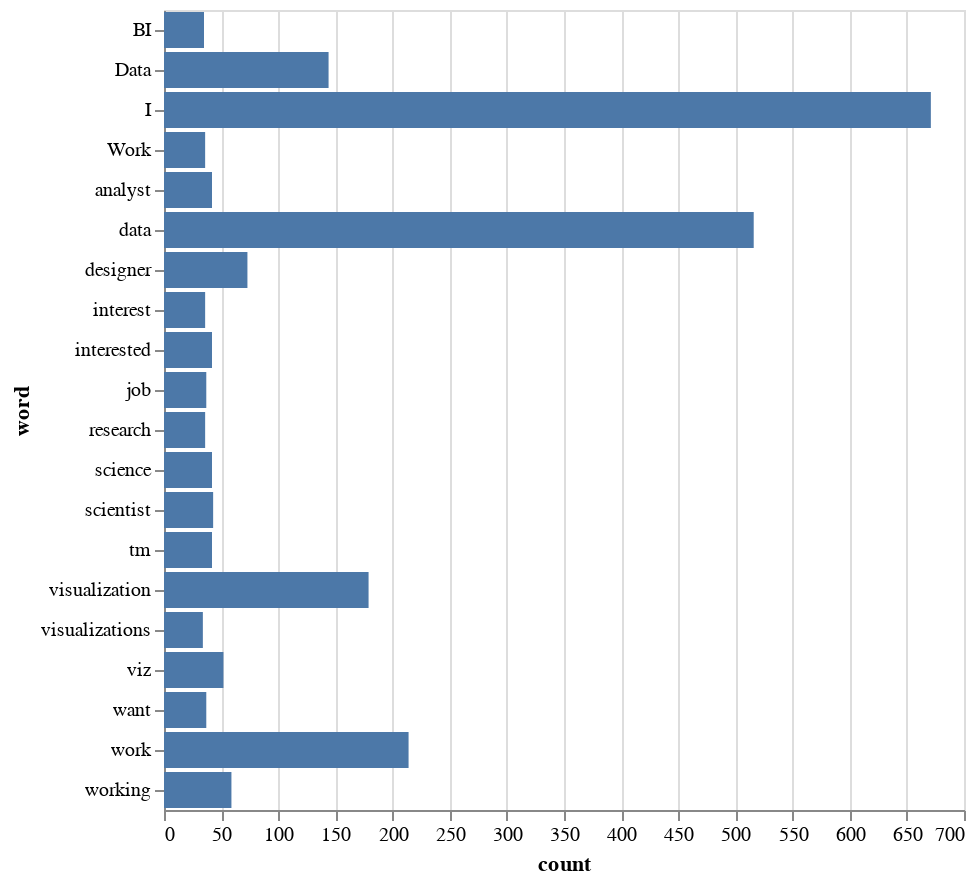

Here is the notebook cell this chart was saved with:
### Code cell
# dataframe from the word frequencies
df = pd.DataFrame(words_frequency, columns=['word', 'count'])

# we want to focus just on the top 20 words
df_top = df[:20]

# draw horizontal barchart 
alt.Chart(df_top).mark_bar().encode(
  x = 'count:Q',
  y = 'word:N'
)

### Figure 1 — Vega-Lite specification as saved in the notebook (floating-point values rounded to 4 significant figures)
{"config": {"view": {"continuousWidth": 400, "continuousHeight": 300}}, "data": {"name": "data-e79426e67f81b72ad9e5eddd1ed2924f"}, "mark": "bar", "encoding": {"x": {"type": "quantitative", "field": "count"}, "y": {"type": "nominal", "field": "word"}}, "$schema": "https://vega.github.io/schema/vega-lite/v4.8.1.json", "datasets": {"data-e79426e67f81b72ad9e5eddd1ed2924f": [{"word": "I", "count": 671}, {"word": "data", "count": 516}, {"word": "work", "count": 214}, {"word": "visualization", "count": 179}, {"word": "Data", "count": 144}, {"word": "designer", "count": 73}, {"word": "working", "count": 59}, {"word": "viz", "count": 52}, {"word": "scientist", "count": 43}, {"word": "science", "count": 42}, {"word": "interested", "count": 42}, {"word": "tm", "count": 42}, {"word": "analyst", "count": 42}, {"word": "want", "count": 37}, {"word": "job", "count": 37}, {"word": "research", "count": 36}, {"word": "Work", "count": 36}, {"word": "interest", "count": 36}, {"word": "BI", "count": 35}, {"word": "visualizations", "count": 34}]}}
